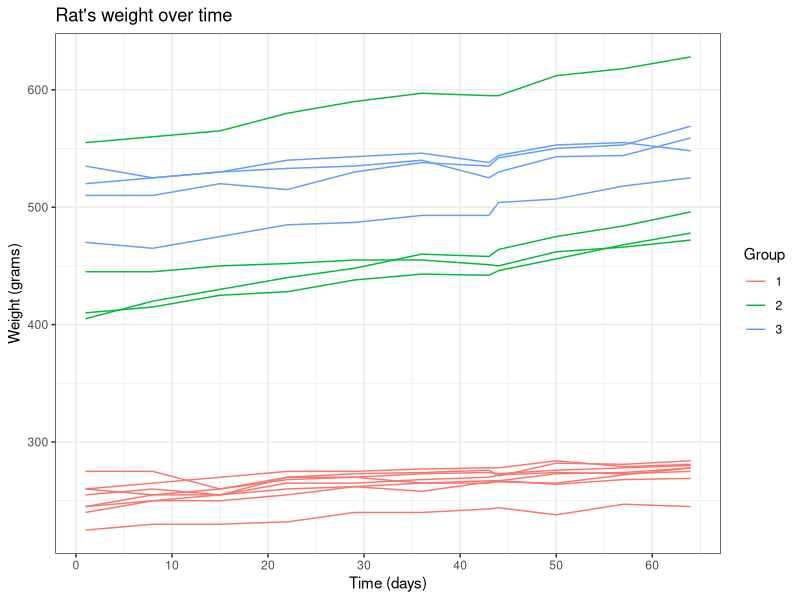
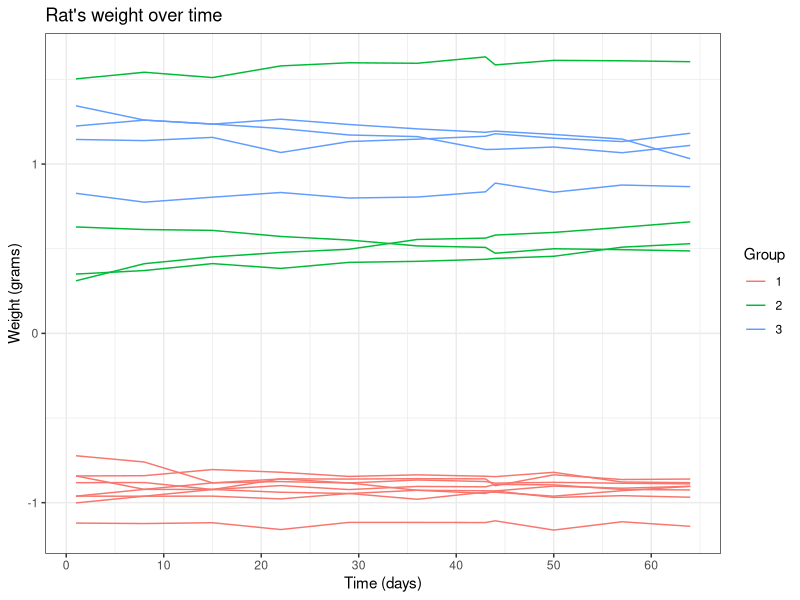
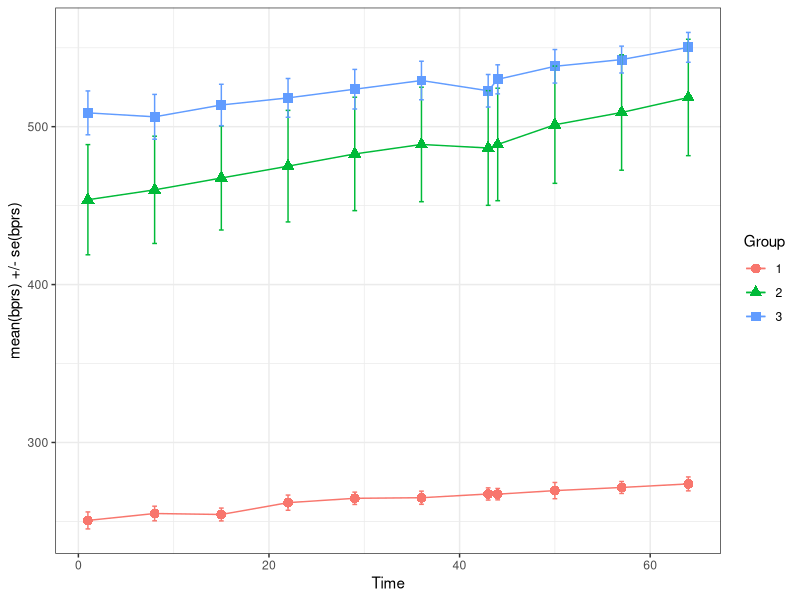
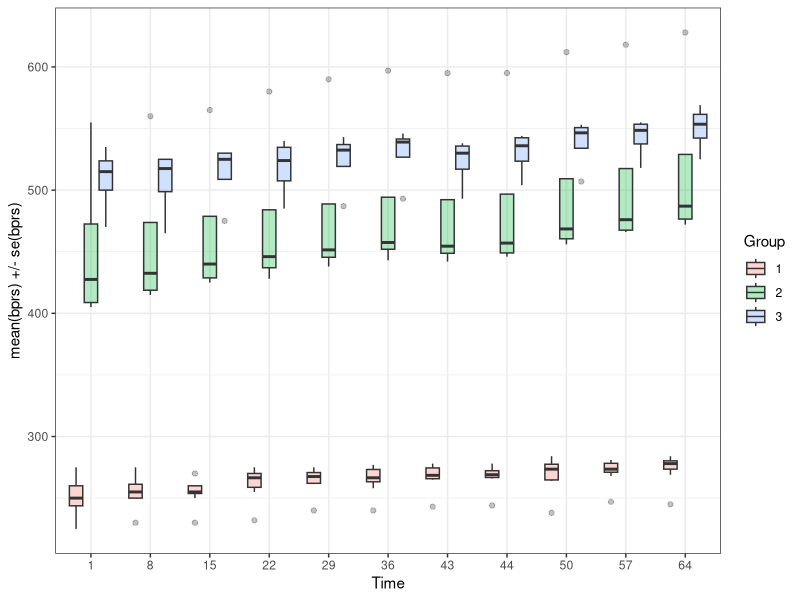
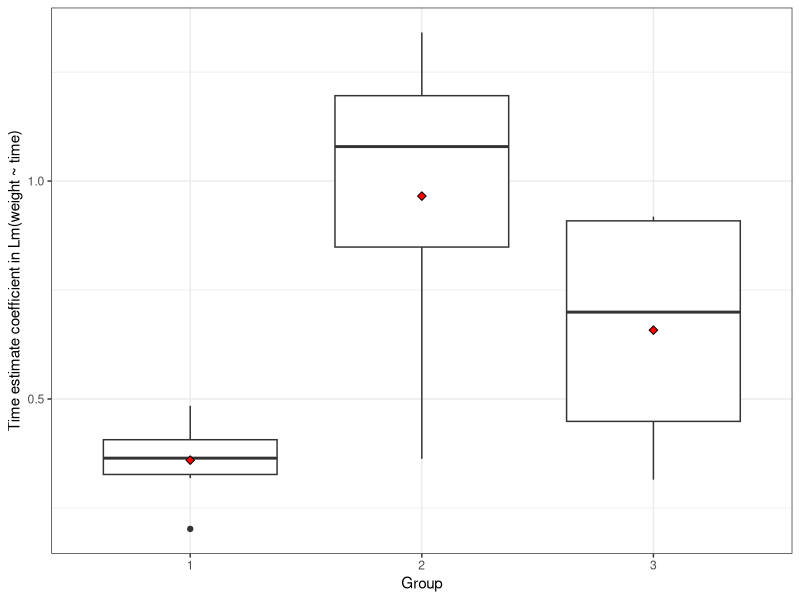
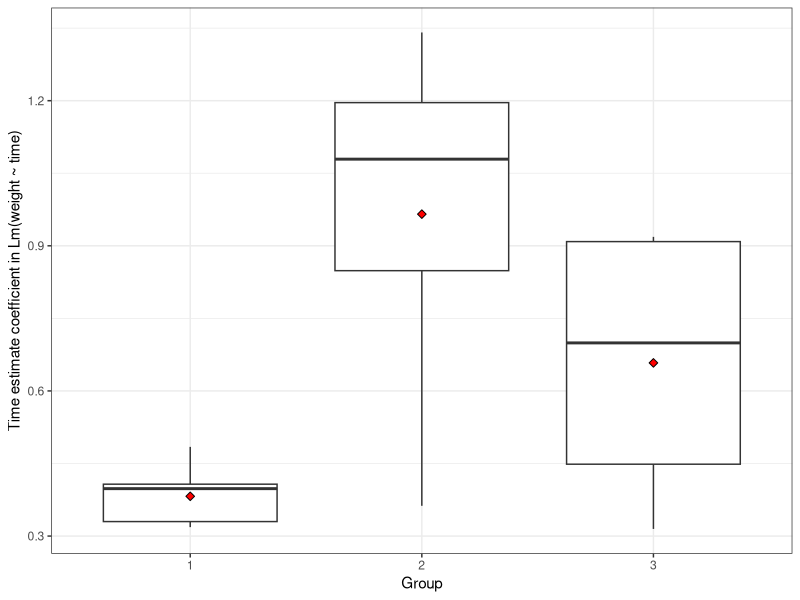
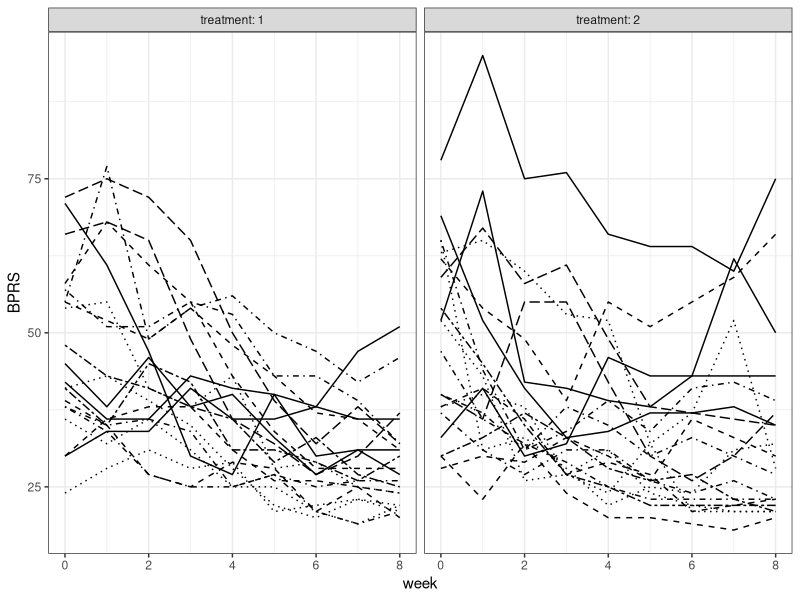
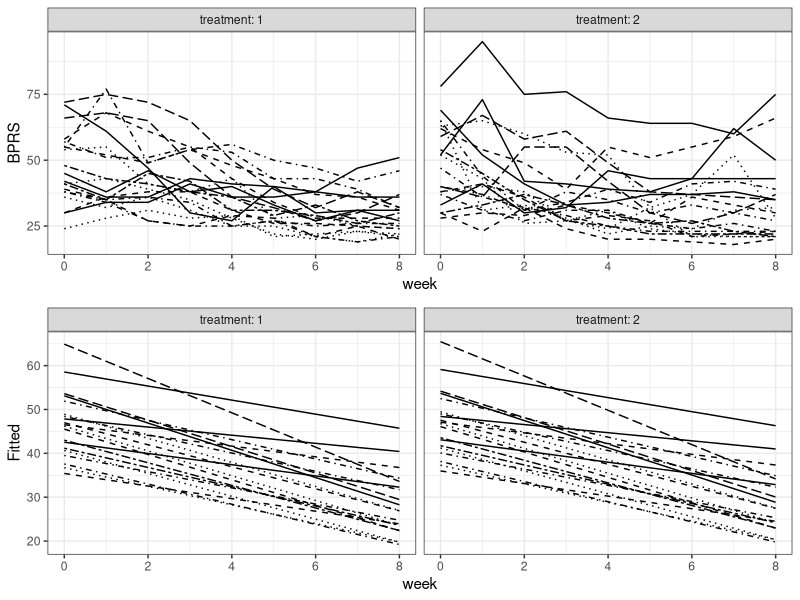

Here is the R script that generated these plots, in order:
## ---- chunk 1
date()
## ---- chunk 2

knitr::opts_knit$set(root.dir ="C:/Users/ramosgon/OneDrive - University of Helsinki/Courses/OpenDataScience/IODS-project/Data")

library(ggpubr)
library(tidyverse)
library(ggplot2)
library(lme4)
library(broom)

## ---- chunk 3

rats <- read.csv("rats_long.csv") %>%
   mutate(across(c(ID, Group), factor))

## ---- chunk 4

str(rats)
summary(rats)

## ---- chunk 5

rats %>%
  ggplot(aes(x = Time, y = Weight, group = ID)) +
  geom_line(aes(col = Group)) +
  scale_x_continuous(name = "Time (days)", breaks = seq(0, 60, 10)) +
  scale_y_continuous(name = "Weight (grams)") +
  ggtitle("Rat's weight over time") +
  theme_bw()

## ---- chunk 6

rats <- rats %>%
  group_by(Time) %>%
  mutate(stdweight = (Weight - mean(Weight))/sd(Weight)) %>%
  ungroup()

rats %>%
  ggplot(aes(x = Time, y = stdweight, group = ID)) +
  geom_line(aes(col = Group)) +
  scale_x_continuous(name = "Time (days)", breaks = seq(0, 60, 10)) +
  scale_y_continuous(name = "Weight (grams)") +
  ggtitle("Rat's weight over time") +
  theme_bw()

## ---- chunk 7

ratsTS <- rats %>%
  group_by(Group, Time) %>%
  summarise(mean = mean(Weight), se = sd(Weight)/sqrt(n()) ) %>%
  ungroup()

glimpse(ratsTS)

ratsTS %>%
  ggplot(aes(x = Time, y = mean, col = Group, shape = Group)) +
  geom_line() +
  geom_point(size = 3) +
  geom_errorbar(aes(ymin = mean - se, ymax = mean + se), width=0.5) +
  scale_y_continuous(name = "mean(bprs) +/- se(bprs)") +
  theme_bw()

## ---- chunk 8

rats %>%
  mutate(across(c(Time), factor)) %>%
  ggplot(aes(x = Time, y = Weight, fill = Group)) +
  geom_boxplot(alpha = 0.3) +
  scale_y_continuous(name = "mean(bprs) +/- se(bprs)") +
  theme_bw()

## ---- chunk 9

rats_RegS  <- rats %>% 
  group_by(Group, ID) %>% 
  do(regTimeCoeff = tidy(lm(Weight ~ Time, data = .))$estimate[2]) %>%
  mutate(regTimeCoeff = unlist(regTimeCoeff))

glimpse(rats_RegS)

rats_RegS %>%
  ggplot(aes(x = Group, y = regTimeCoeff)) +
  geom_boxplot() +
  stat_summary(fun = "mean", geom = "point", shape=23, size=2, fill = "red") +
  scale_y_continuous(name = "Time estimate coefficient in Lm(weight ~ time)") +
  theme_bw()

## ---- chunk 10

rats_RegS1 <- rats_RegS %>%
  filter(regTimeCoeff>0.25)

outlierIDs <- which(rats_RegS$regTimeCoeff < 0.25) %>%
  rats_RegS$ID[.]

rats_RegS1 %>%
  ggplot(aes(x = Group, y = regTimeCoeff)) +
  geom_boxplot() +
  stat_summary(fun = "mean", geom = "point", shape=23, size=2, fill = "red") +
  scale_y_continuous(name = "Time estimate coefficient in Lm(weight ~ time)") +
  theme_bw()

## ---- chunk 11

groups <- c(3,2,1)
stats <- sapply(groups, function(g){
  test <- t.test(regTimeCoeff ~ Group, data = filter(rats_RegS, Group != g), var.equal = TRUE)
  return(c(test$p.val, unlist(test$conf.int))) 
})
colnames(stats) <- c("G 1 and 2:", "G 1 and 3:", "G 2 and 3:")
rownames(stats) <- c("pval", "conf_int_low", "conf_int_high")
t(stats)

## ---- chunk 12

fit <- lm(regTimeCoeff ~ Group, data = rats_RegS)

summary(fit)

anova(fit)

## ---- chunk 13

bprs <- read.csv("bprs_long.csv") %>%
  mutate(across(c(treatment, subject), factor))

## ---- chunk 14

str(bprs)
summary(bprs)

## ---- chunk 15

bprs %>%
  ggplot(aes(x = week, y = BPRS)) +
  geom_line(aes(linetype = subject)) +
  scale_linetype_manual(values = rep(1:10, times=4)) +
  facet_wrap("treatment", labeller = label_both) +
  theme_bw() +
  theme(legend.position = "none")

## ---- chunk 16

bprs_reg <- lm(BPRS ~ week + treatment, data = bprs)
summary(bprs_reg)

## ---- chunk 17

bprs_ref <- lmer(BPRS ~ week + treatment + (1 | subject), data = bprs, REML = F)
summary(bprs_ref)

## ---- chunk 18

bprs_ref1 <- lmer(BPRS ~ week + treatment + (week | subject), data = bprs, REML = F)
summary(bprs_ref1)

## ---- chunk 19

anova(bprs_ref1,bprs_ref)

## ---- chunk 20

bprs_ref2 <- lmer(BPRS ~ week * treatment + (week | subject), data = bprs, REML = F)
summary(bprs_ref2)
anova(bprs_ref2, bprs_ref1)

## ---- chunk 21

g1 <- bprs %>%
  ggplot(aes(x = week, y = BPRS)) +
  geom_line(aes(linetype = subject)) +
  scale_linetype_manual(values = rep(1:10, times=4)) +
  facet_wrap("treatment", labeller = label_both) +
  theme_bw() +
  theme(legend.position = "none")

Fitted <- fitted(bprs_ref1)

bprs <- bprs %>%
  mutate(Fitted)

g2 <- bprs %>%
  ggplot(aes(x = week, y = Fitted)) +
  geom_line(aes(linetype = subject)) +
  scale_linetype_manual(values = rep(1:10, times=4)) +
  facet_wrap("treatment", labeller = label_both) +
  theme_bw() +
  theme(legend.position = "none")

ggarrange(g1, g2, ncol = 1)

